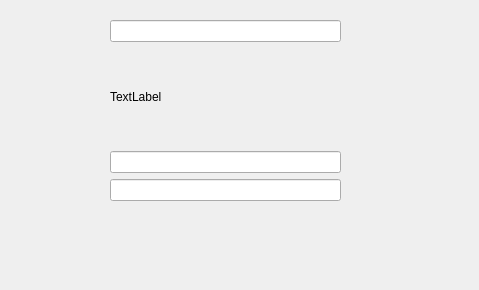
<?xml version="1.0" encoding="UTF-8"?>
<ui version="4.0">
 <class>Widget</class>
 <widget class="QWidget" name="Widget">
  <property name="geometry">
   <rect>
    <x>0</x>
    <y>0</y>
    <width>479</width>
    <height>290</height>
   </rect>
  </property>
  <property name="windowTitle">
   <string>Widget</string>
  </property>
  <widget class="QWidget" name="verticalLayoutWidget">
   <property name="geometry">
    <rect>
     <x>110</x>
     <y>20</y>
     <width>231</width>
     <height>181</height>
    </rect>
   </property>
   <layout class="QVBoxLayout" name="verticalLayout">
    <item>
     <widget class="QLineEdit" name="lineEdit"/>
    </item>
    <item>
     <widget class="QLabel" name="label">
      <property name="text">
       <string>TextLabel</string>
      </property>
      <property name="buddy">
       <cstring>lineEdit</cstring>
      </property>
     </widget>
    </item>
    <item>
     <widget class="QLineEdit" name="lineEdit_2"/>
    </item>
    <item>
     <widget class="QLineEdit" name="lineEdit_3"/>
    </item>
   </layout>
  </widget>
 </widget>
 <tabstops>
  <tabstop>lineEdit</tabstop>
  <tabstop>lineEdit_2</tabstop>
  <tabstop>lineEdit_3</tabstop>
 </tabstops>
 <resources/>
 <connections>
  <connection>
   <sender>lineEdit</sender>
   <signal>textEdited(QString)</signal>
   <receiver>label</receiver>
   <slot>setText(QString)</slot>
   <hints>
    <hint type="sourcelabel">
     <x>202</x>
     <y>41</y>
    </hint>
    <hint type="destinationlabel">
     <x>201</x>
     <y>116</y>
    </hint>
   </hints>
  </connection>
 </connections>
</ui>
